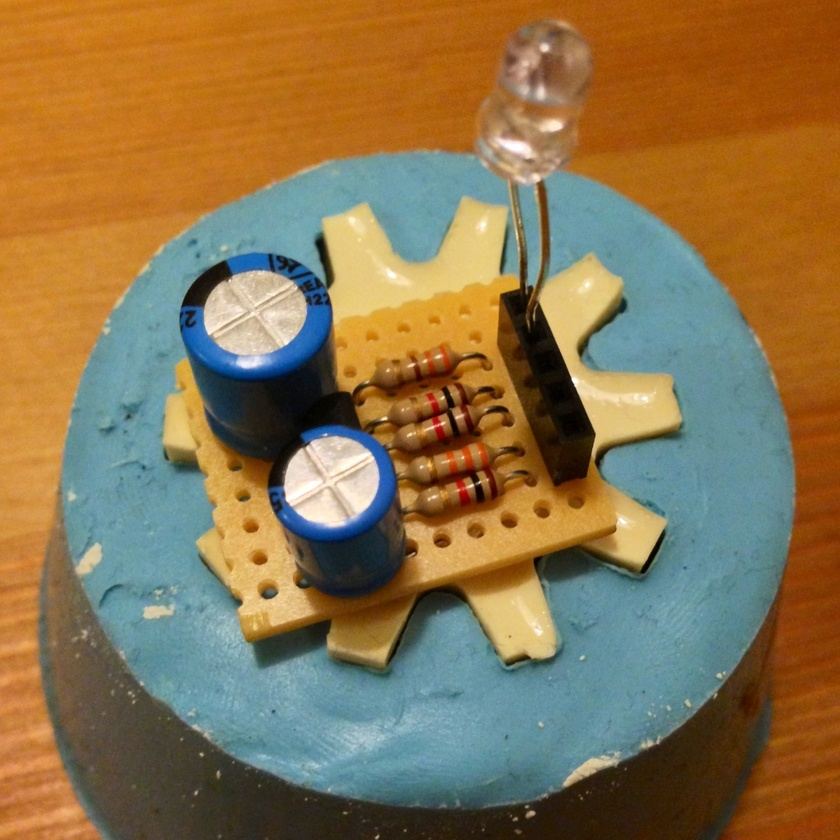
#> input picture programming_computer_vision_with_python/cvbook-contrib/board.jpeg, 840 x 840 px, shrunk from 1280 x 1280 before the run
$ python ch01_scipy_blur.py
#> lines starting #> are read from the running program, lines starting #| are printed output that depends on the picture
from PIL import Image
from pylab import *
from scipy.ndimage import filters
import numpy

im = array(Image.open('board.jpeg'))
#> im is the input picture: shape (840, 840, 3); mean R, G, B 138.6, 116.6, 78.9

subplot(2, 2, 1)
imshow(im)

for bi, blur in enumerate([5, 10, 20]):
  im2 = zeros(im.shape)
  for i in range(3):
    im2[:,:,i] = filters.gaussian_filter(im[:,:,i], blur)
  im2 = uint8(im2)
  subplot(2, 2, 2 + bi)
  imshow(im2)
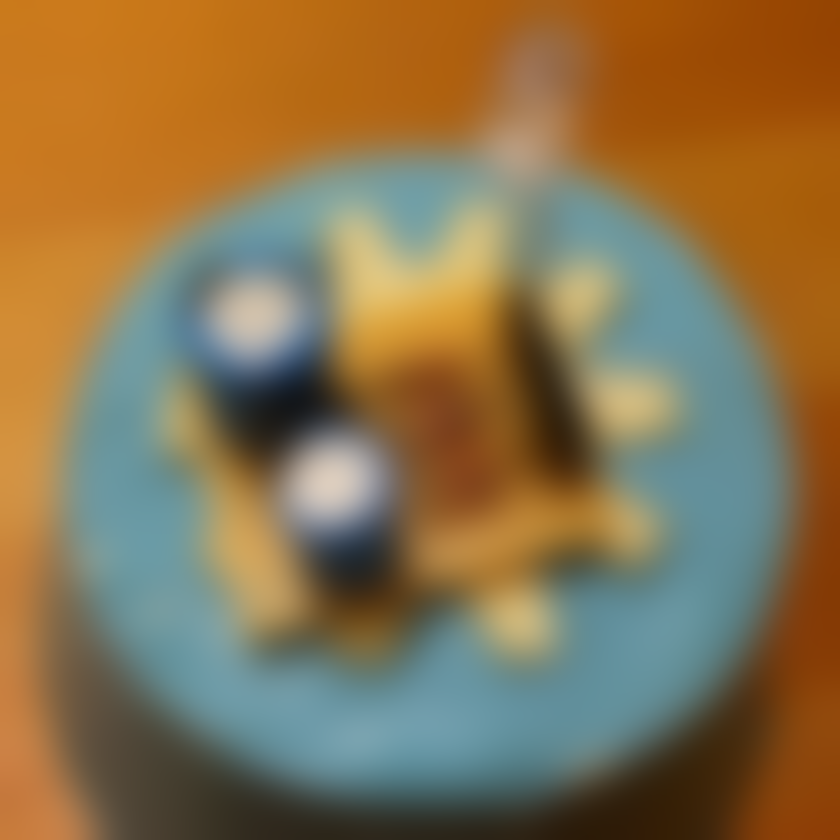
#> im2: shape (840, 840, 3); mean R, G, B 137.6, 115.6, 77.9

show()
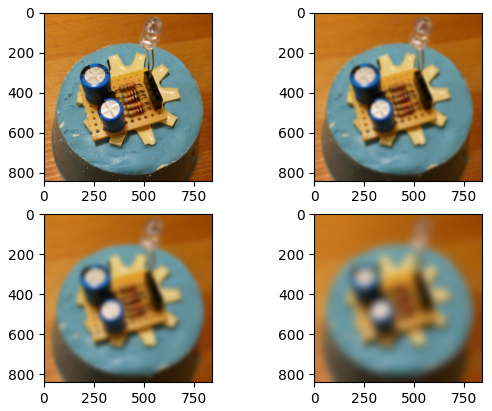
#> figure drawn by matplotlib, 4 panels
